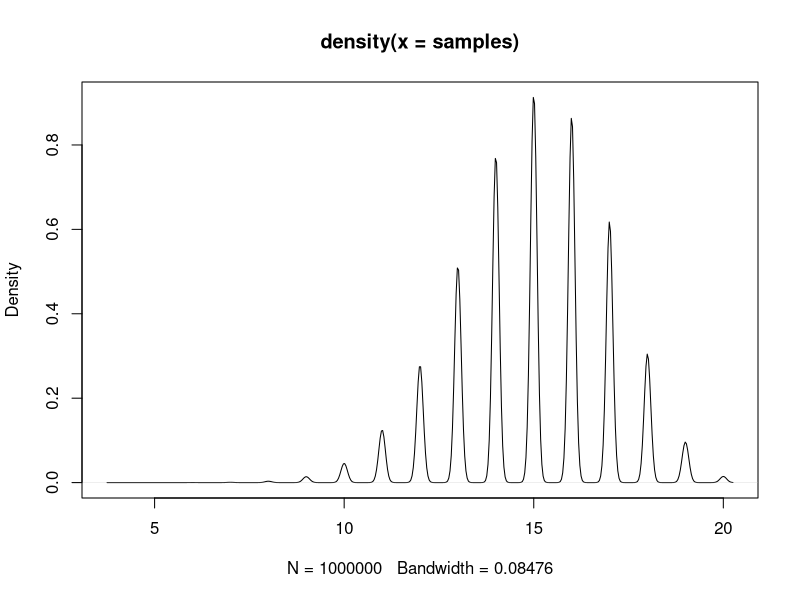

This figure's R source:
set.seed(191178)

binom_ar <- function(n, p, p.star, c) {
    accept <- 0
    count <- 0

    while (accept == 0) {
        count <- count + 1
        unif_draw <- runif(1)
        prop <- rgeom(1, p.star)
        
        if (prop <= n) {
            temp <- dbinom(prop, n, p) / (c * dgeom(prop, p.star))

            if (unif_draw < temp) {
                accept <- 1
                return (c(prop, count))
            }
        }
    }
}

N <- 1e6
p <- 0.75
n <- 20
p.star <- 1 / (n*p + 1)
x <- 0:n
all_c <- choose(n,x) * (1-p)^(n - x) *(1-p.star)^(-x) * p^(x) / p.star
(c <- max(all_c) + 0.01)
samples <- numeric(length = N)
n.try <- numeric(length = N)

for (i in 1:N) {
    foo <- binom_ar(n, p, p.star, c)
    samples[i] <- foo[1]
    n.try[i] <- foo[2]
}

mean(samples)
mean(n.try)
plot(density(samples))
